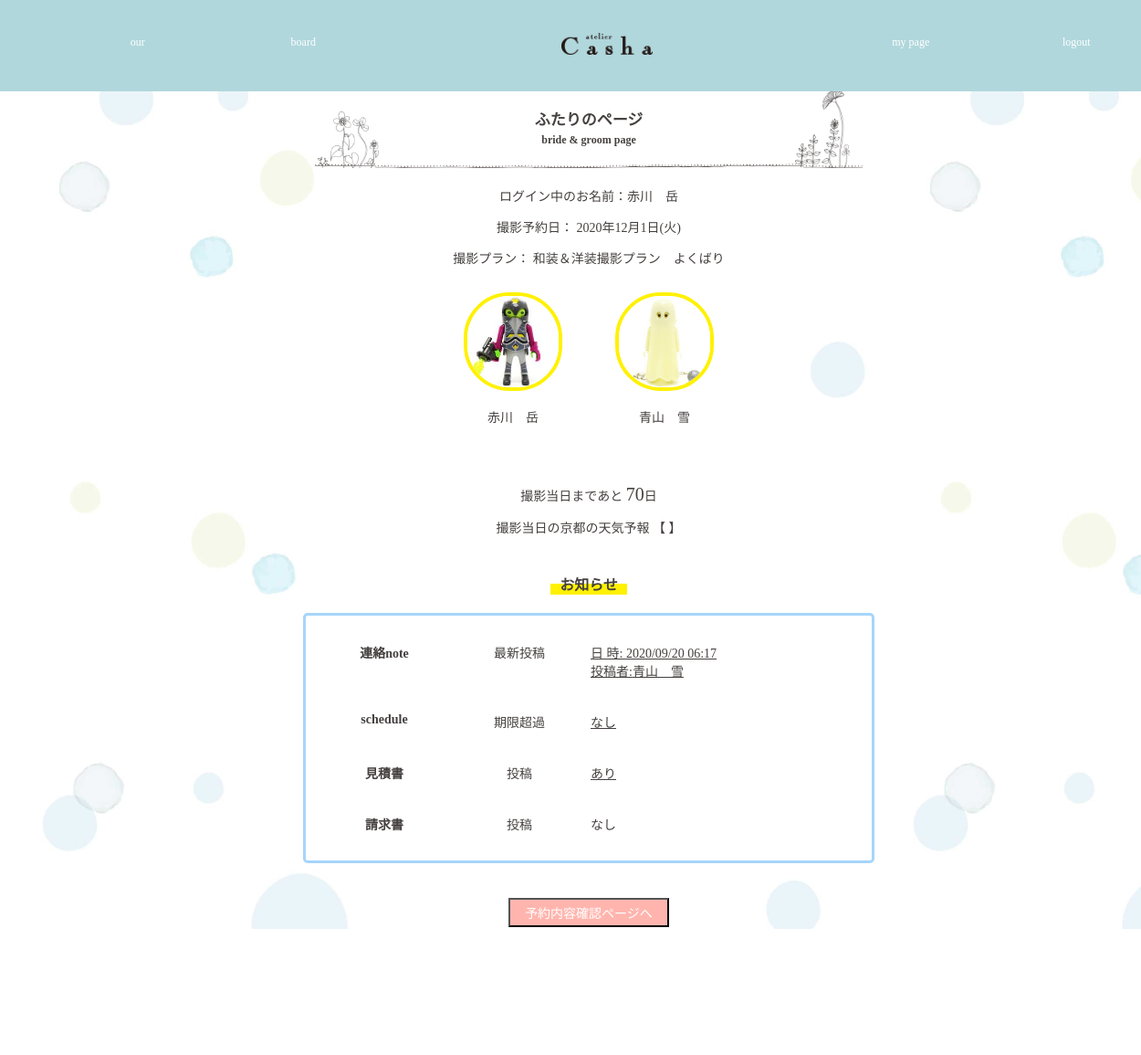
Page /customer/c_group_top.php (signed in) on the committed database.
### tables this page shows
CREATE TABLE `customers` (
  `c_id` varchar(32) NOT NULL,
  `c_group_id` int(11) NOT NULL,
  `c_name` varchar(32) NOT NULL,
  `c_pass` varchar(64) NOT NULL,
  `c_mail` varchar(64) NOT NULL,
  `c_tell` varchar(11) NOT NULL,
  `c_zip` char(7) NOT NULL,
  `c_address` varchar(64) NOT NULL,
  `c_gender` tinyint(1) NOT NULL,
  `c_myphoto` tinyint(1) NOT NULL DEFAULT 0
);

CREATE TABLE `plans` (
  `p_id` int(11) NOT NULL,
  `p_name` varchar(32) NOT NULL,
  `p_wear` varchar(32) NOT NULL
);

CREATE TABLE `board` (
  `b_id` int(11) NOT NULL,
  `c_group_id` int(11) NOT NULL,
  `submit_member_id` varchar(32) NOT NULL,
  `body` text NOT NULL,
  `board_photo` tinyint(1) NOT NULL DEFAULT 0,
  `created` timestamp NOT NULL DEFAULT current_timestamp() ON UPDATE current_timestamp()
);

### class/meeting.class.php (called while the page is built, shortened)
<?php
class Meeting{
	public $pdo;
	public function __construct(){
		$host  = "localhost";
		$dbname= "meeting_app";
		$dbuser= "root";
		$dbpass= "";
		$dsn = "mysql:host={$host};dbname={$dbname};charset=utf8";
		$this->pdo = new PDO($dsn,$dbuser,$dbpass);
	}
	public function getGroomBrideGrouopByGId($c_group_id) {
		$sql  ="SELECT groom.c_name AS g_name,bride.c_name AS b_name,groom.c_id AS g_id,bride.c_id AS b_id, ";
		$sql .="groom.c_myphoto AS g_myphoto,bride.c_myphoto AS b_myphoto, ";
		$sql .="reserve_day,reserve_time,estimate,invoce,payment,d_product,new_zip,new_address,p_name,plans.p_id ";
		$sql .="FROM customers AS groom,customers AS bride,c_groups,plans ";
		$sql .="WHERE c_groups.c_group_id=groom.c_group_id ";
		$sql .="AND c_groups.c_group_id=bride.c_group_id ";
		$sql .="AND c_groups.p_id=plans.p_id ";
		$sql .="AND groom.c_gender=0 AND bride.c_gender=1 ";
		$sql .="AND c_groups.c_group_id=:c_group_id";
		$stmt = $this->pdo->prepare($sql);
		$stmt->bindValue(":c_group_id",$c_group_id,PDO::PARAM_INT);
		$stmt->execute();
		$row = $stmt->fetch(PDO::FETCH_ASSOC);
		return $row;
	}
	public function getBoardNewCreatedDate($c_group_id){
		$sql ="SELECT * FROM board WHERE c_group_id=:c_group_id ORDER BY created DESC LIMIT 1";
		$stmt = $this->pdo->prepare($sql);
		$stmt ->bindValue(":c_group_id",$c_group_id,PDO::PARAM_INT);
		$stmt ->execute();
		$row =  $stmt->fetch(PDO::FETCH_ASSOC);
		return $row;
	}
	public function dayDiff($date1, $date2) {
		$timestamp1 = strtotime($date1);
		$timestamp2 = strtotime($date2);
		$seconddiff = $timestamp2 - $timestamp1;
		$daydiff = $seconddiff / (60 * 60 * 24);
	  return $daydiff;
	}
}
?>

### customer/c_group_top.php (the view, shortened to what this page needs)
<?php
require_once("../class/meeting.class.php");
$obj= new Meeting();
function h($str) {
	return htmlspecialchars($str,ENT_QUOTES);
}
$today = date('y-m-d');
$day= $obj->dayDiff($today,$_SESSION["reserve_day"]);
$reserve_day = $_SESSION["reserve_day"];
$week = ["日","月","火","水","木","金","土"];
$hi = date('w', strtotime($reserve_day));
$youbi = $week[$hi];
$rd =  date('Y年n月j日', strtotime($reserve_day))."(".$youbi.")";
$c_data = $obj->getGroomBrideGrouopByGId($_SESSION["c_group_id"]);
if($_SESSION["estimate"]==0) {$est_sub="なし";} else {$est_sub="あり";}
if($_SESSION["invoce"]==0)   {$inv_sub="なし";} else {$inv_sub="あり";}
$b_data = $obj->getBoardNewCreatedDate($_SESSION["c_group_id"]);
if($_SESSION["limit_over"]==0){
	$limit_over_message="なし";
}else{
	$limit_over_message="あり";
}
?>
<?php require_once("header_for_customer.php"); ?>
		<main>
			<div id="title_wrapper">
				<h1>ふたりのページ<br><span class="font_mini_no_padding">bride & groom page</span></h1>
			</div>
			<section>
				<p>ログイン中のお名前：<?php echo h($_SESSION["c_name"]); ?></p>
				<p>撮影予約日： <?php echo h($rd);	?> </p>
				<p>撮影プラン： <?php echo h($c_data["p_name"]);	?> </p>
			</section>
			<section>
				<div class="c_photo_and_name_area">
					<div class="c_photo">
						<?php if($c_data["g_myphoto"]==1): ?>
						<img src="../image/upload/c_myphoto/<?php echo $c_data["g_id"];?>.jpg" alt="新郎画像">
						<?php elseif($c_data["g_myphoto"]==0): ?>
						<img src="../image/noimage.png">
						<?php endif; ?>
						<p><?php echo h($c_data["g_name"]); ?></p>
					</div>
					<div class="c_photo">
						<?php if($c_data["b_myphoto"]==1): ?>
						<img src="../image/upload/c_myphoto/<?php echo $c_data["b_id"];?>.jpg" alt="新婦画像">
						<?php elseif($c_data["b_myphoto"]==0): ?>
						<img src="../image/noimage.png">
						<?php endif; ?>
						<p><?php echo h($c_data["b_name"]); ?></p>
					</div>
				</div>
				<div class="messages">
				</div>
				<?php if(strtotime($today)<=strtotime($reserve_day)): ?>
				<p>撮影当日まであと <span class="font_big"><?php echo $day; ?></span>日</p>
				<p>撮影当日の京都の天気予報 【  】</p>
				<?php endif; ?>
			</section>
			<section>
				<h2>お知らせ</h2>
				<div class="notice_wrapper">
				<table class="list_noborder c_g_top_notice">
					<tr>
						<th class="c_g_top_notice1"><p class="font_mini_no_padding">連絡note</p></th>
						<td class="c_g_top_notice2"><p class="font_mini_no_padding">最新投稿</p></td>
						<td class="c_g_top_notice3"><p>
						<?php if(!empty($b_data)): ?>
						<a href="c_board.php">日   時:
						<?php echo date("Y/m/d H:i",strtotime($b_data["created"])); ?> <br>
						投稿者:<?php
						if($b_data["submit_member_id"]== $c_data["g_id"]){
							echo h($c_data["g_name"]);
						}else if($b_data["submit_member_id"]== $c_data["b_id"]){
							echo h($c_data["b_name"]);
						}else{
							$s_id=$b_data["submit_member_id"];
							$staff_data=$obj->getStaffById($s_id);
							echo "スタッフ：".h($staff_data["s_name"]);
						}
						;?></a></p>
						<?php elseif(empty($b_data)): ?>
						<p>投稿はまだありません。</p>
						<?php endif; ?></td>
					</tr>
					<tr>
						<th class="c_g_top_notice1"><p class="font_mini_no_padding">schedule</p></th>
						<td class="c_g_top_notice2"><p class="font_mini_no_padding">期限超過</p></td>
						<td class="c_g_top_notice3"><p class="font_mini_no_padding"><a href="c_schedule.php"><?php echo $limit_over_message; ?></a></p></td>
					</tr>
					<tr>
						<th class="c_g_top_notice1"><p class="font_mini_no_padding">見積書</p></th>
						<td class="c_g_top_notice2"><p class="font_mini_no_padding">投稿</p></td>
						<td class="c_g_top_notice3"><p class="font_mini_no_padding"><?php if($_SESSION["estimate"]==1) echo "<a href=\"c_paymentdata.php\">";?><?php echo $est_sub;?><?php if($_SESSION["estimate"]==1) echo "</a>";?></p></td>
					</tr>
					<tr>
						<th class="c_g_top_notice1"><p class="font_mini_no_padding">請求書</p></th>
						<td class="c_g_top_notice2"><p class="font_mini_no_padding">投稿</p></td>
						<td class="c_g_top_notice3"><p class="font_mini_no_padding"><?php if($_SESSION["invoce"]==1) echo "<a href=\"c_paymentdata.php\">";?><?php echo $inv_sub;?><?php if($_SESSION["estimate"]==1) echo "</a>";?></p></td>
					</tr>
				</table>
				</div>
				<br>
				<button class="update_btn"><a href="c_group_info.php">予約内容確認ページへ</a></button>
			</section>
		</main>
		<?php include("footer_for_customerpage.php"); ?>

### css/style.css (style rules this page uses)
* { //border:1px red solid; }
body { width:100%; margin:auto; color: #45403f; font-family: 'Noto Serif JP', serif; }
main { width:100%; padding:20px; margin:auto; text-align:center; padding-top:80px; background: url(../image/demo.jpg) center top; background-size: contain; }
section { max-width:100%; margin:20px auto; }
h2 { font-size:clamp(14px,3.6vw,16px); display:inline-block; background: linear-gradient(transparent 50%, #fff100 0%); padding-left:10px; padding-right:10px; margin-bottom:10px; margin-top:20px; }
p, input { font-size:14px; }
a { font-size:12px; text-decoration:none; color: #45403f; display:block; }
#title_wrapper { position:relative; background: url(../image/h1_imgBorder.png) repeat-x center bottom; background-size: auto 5px; padding-top: 26px; padding-bottom: 10px; max-width: 600px; margin: auto; overflow: hidden; text-align: center; }
h1 { font-size:17px; display:inline-block; text-align:center; }
span.font_mini_no_padding, .font_mini_no_padding { font-size:12px; padding:0; }
#title_wrapper:before { content:""; display:inline-block; background:url(../image/birdicon04-sp.png) no-repeat; width:67px; height:62px; background-size: cover; position: absolute; left: 3px; bottom: 0; }
#title_wrapper:after { content:""; display:inline-block; background:url(../image/birdicon03-sp.png) no-repeat; width:60px; height:85px; background-size: cover; position: absolute; right: 14px; bottom: 0; }
table { width:100%; max-width:100%; margin-bottom:20px; box-sizing:border-box; }
table tr { max-width:100%; display:flex; flex-direction:column; }
table tr th { text-align:left; }
tr th,tr td { padding:4px 0; }
table.list_noborder { width:100%; margin:auto; }
table.list_noborder tr { display:flex; flex-direction:row; }
table.list_noborder th { text-align:center; }
.c_g_top_notice { width:100%; }
.c_g_top_notice1, .c_g_top_notice2 { width:25%; }
.c_g_top_notice3 { width:50%; text-align:left; padding-left:4px; }
.c_g_top_notice3 a { text-decoration:underline; font-size:clamp(10px,3vw,14px); }
button { margin-top:10px; margin-bottom:10px; }
.pay_btn, .update_btn, .update_link, .update_link_mini, .add_link { background-color:#ffb5ae; padding:4px 10px; }
.pay_btn a, .update_btn a, .update_link a, .add_link a { text-decoration:none; padding:0 6px; color:white; font-size:clamp(12px,10px + .7vw,14px); }
.c_top img, .c_photo img { width:100px; height:100px; border-radius:50px; border:solid 4px #fff100; object-fit: cover; overflow:hidden; }
.c_photo { margin:8px; width:150px; text-align:center; }
.c_photo_and_name_area { display:flex; justify-content:center; }
.toukou, .notice_wrapper, .msg_wrapper { background-color: white; margin:10px auto; padding:10px; border-radius: 5px; border: solid 3px #a6d5fa; width: clamp(220px,80vw,600px); }
.font_mini_no_padding { font-size:clamp(12px,10px + .7vw,14px); padding:0; }
.font_big { font-size:clamp(18px,18px + .3vw,20px); }

### rows in the picture
customers: plans.p_name "和装＆洋装撮影プラン よくばり", c_name "赤川 岳", customers.c_name "青山 雪"
board: created "2020/09/20 06:17"

### other values in the picture
$_SESSION["c_name"] "赤川 岳"
$rd "2020年12月1日(火)"
$day "70"
$limit_over_message "なし"
$est_sub "あり"
$inv_sub "なし"
